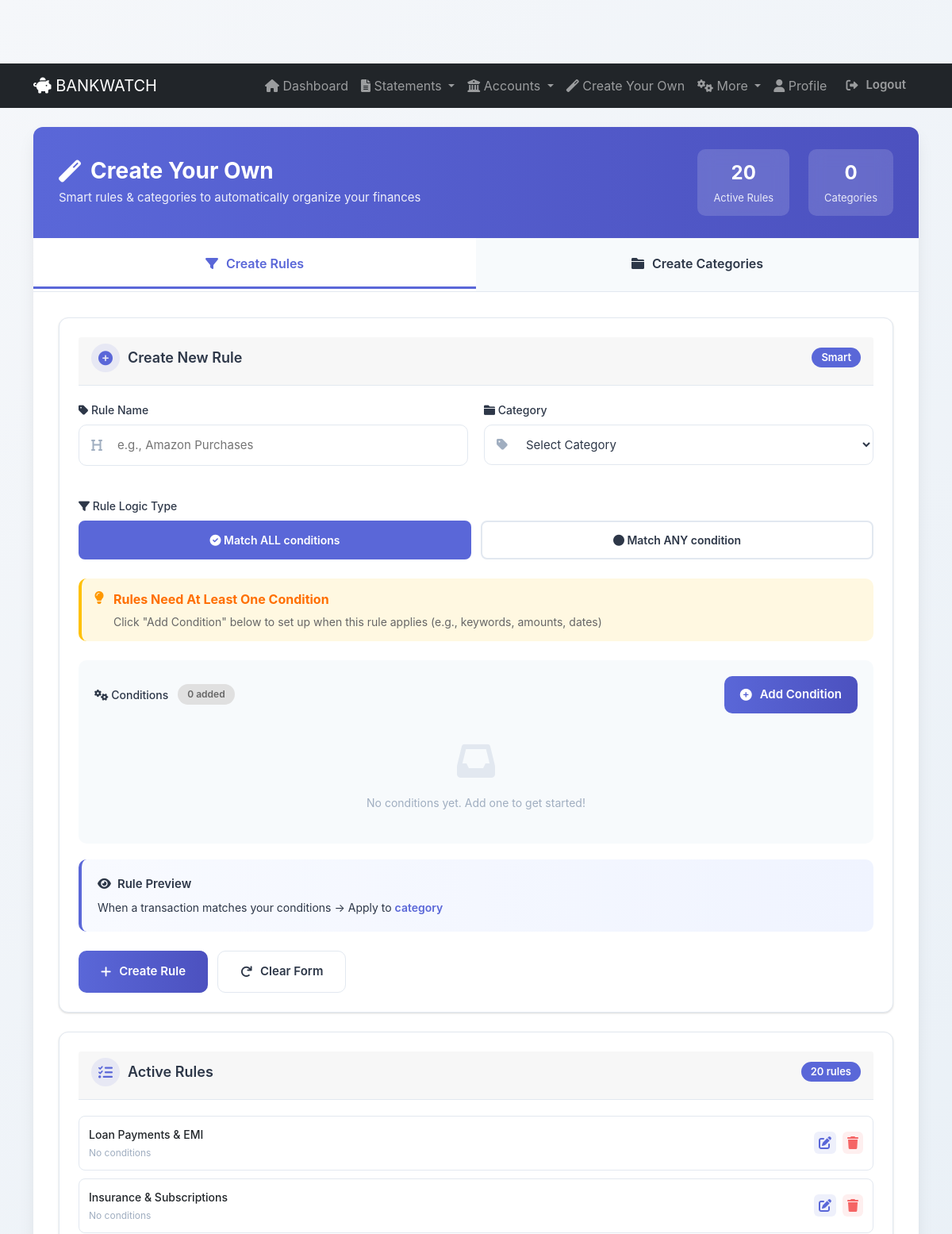
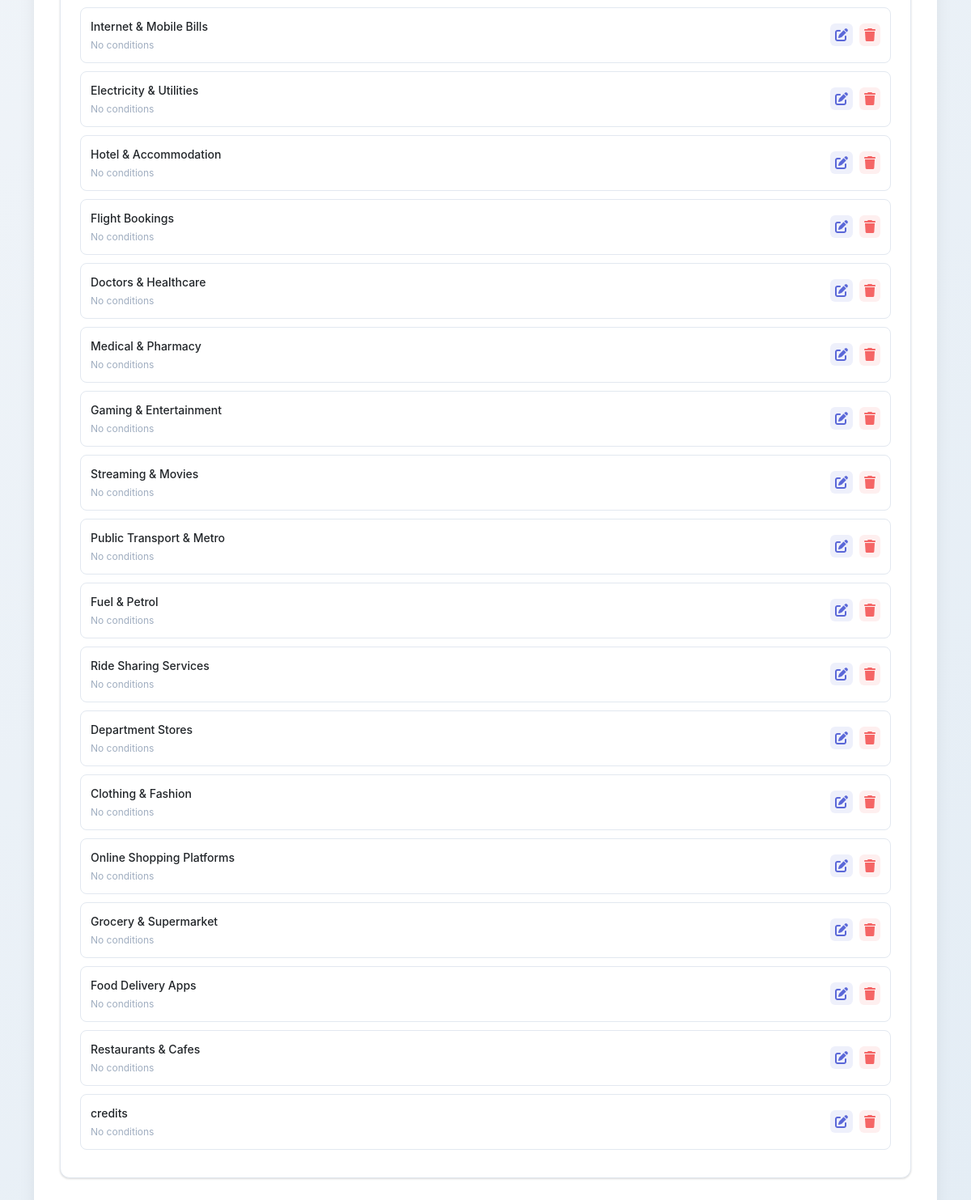
Page /analyzer/create-your-own/ (signed in) on the committed database (2 pictures, top to bottom).
### analyzer/models.py (models this page shows, shortened)
class Rule(models.Model):
    user = models.ForeignKey(User, on_delete=models.CASCADE, related_name='rules')
    name = models.CharField(max_length=100)
    category = models.CharField(max_length=20, choices=Transaction.CATEGORY_CHOICES, default='OTHER')
    is_active = models.BooleanField(default=True)
    created_at = models.DateTimeField(auto_now_add=True)
    updated_at = models.DateTimeField(auto_now=True)
    RULE_TYPE_CHOICES = [
        ('AND', 'All conditions must match (AND)'),
        ('OR', 'Any condition matches (OR)'),
    ]
    rule_type = models.CharField(max_length=3, choices=RULE_TYPE_CHOICES, default='AND')

### analyzer/views.py (the view)
# urls.py: path('create-your-own/', views.create_your_own, name='create_your_own'),
@login_required
def create_your_own(request):
    rules = Rule.objects.filter(user=request.user).order_by('-created_at')
    custom_categories = CustomCategory.objects.filter(user=request.user).order_by('-created_at')
    context = {
        'total_rules': rules.count(),
        'total_categories': custom_categories.count(),
        'rules': rules,
        'custom_categories': custom_categories,
        'categories': Transaction.CATEGORY_CHOICES,
    }
    return render(request, 'analyzer/create_your_own.html', context)

### templates/analyzer/create_your_own.html (shortened to what this page needs)
{% extends "base.html" %}
{% load static %}
{% block content %}
<div class="container-main">
    <div class="header">
        <div class="header-content">
            <h2><i class="fas fa-magic"></i> Create Your Own</h2>
            <p>Smart rules & categories to automatically organize your finances</p>
        </div>
        <div class="stats">
            <div class="stat-item">
                <div class="stat-number" id="rulesCount">{{ total_rules }}</div>
                <div class="stat-label">Active Rules</div>
            </div>
            <div class="stat-item">
                <div class="stat-number" id="categoriesCount">{{ total_categories }}</div>
                <div class="stat-label">Categories</div>
            </div>
        </div>
    </div>
    <div class="tabs">
        <div class="tab active" onclick="switchTab('rules')">
            <i class="fas fa-filter"></i> Create Rules
        </div>
        <div class="tab" onclick="switchTab('categories')">
            <i class="fas fa-folder"></i> Create Categories
        </div>
    </div>
    <div id="rules" class="section active">
        <div class="card">
            <div class="card-header">
                <h4><i class="fas fa-plus-circle"></i> Create New Rule</h4>
                <span class="badge">Smart</span>
            </div>
            <form id="ruleForm" method="POST" action="{% url 'create_rule_ajax' %}">
                <div class="form-row">
                    <div class="form-group">
                        <label for="ruleName"><i class="fas fa-tag"></i> Rule Name</label>
                        <div class="input-with-icon">
                            <input type="text" id="ruleName" name="name" placeholder="e.g., Amazon Purchases" required>
                        </div>
                    </div>
                    <div class="form-group">
                        <label for="ruleCategory"><i class="fas fa-folder"></i> Category</label>
                        <div class="input-with-icon">
                            <select id="ruleCategory" name="category" required>
                                <option value="">Select Category</option>
                            </select>
                        </div>
                    </div>
                </div>
                <div class="form-group">
                    <label><i class="fas fa-filter"></i> Rule Logic Type</label>
                    <div class="logic-type-toggle">
                        <button type="button" class="logic-btn active" data-logic="AND" onclick="setLogicType('AND', this)">
                            <i class="fas fa-check-circle"></i> Match ALL conditions
                        </button>
                        <button type="button" class="logic-btn" data-logic="OR" onclick="setLogicType('OR', this)">
                            <i class="fas fa-circle"></i> Match ANY condition
                        </button>
                    </div>
                </div>
                <div style="padding: 14px 16px; background: #fff8e1; border-radius: 10px; margin-bottom: 20px; border-left: 4px solid #ffc107; display: flex; align-items: flex-start; gap: 12px;">
                    <i class="fas fa-lightbulb" style="color: #ff9800; font-size: 16px; margin-top: 2px; flex-shrink: 0;"></i>
                    <div style="flex: 1;">
                        <strong style="color: #ff6f00; display: block; margin-bottom: 6px;">Rules Need At Least One Condition</strong>
                        <small style="color: #666; display: block;">Click "Add Condition" below to set up when this rule applies (e.g., keywords, amounts, dates)</small>
                    </div>
                </div>
                <div class="conditions-container">
                    <div style="display: flex; justify-content: space-between; align-items: center; margin-bottom: 16px;">
                        <div style="display: flex; align-items: center; gap: 12px;">
                            <label style="margin: 0;"><i class="fas fa-cogs"></i> Conditions</label>
                            <span id="conditionCount" style="display: inline-block; background: #e0e0e0; color: #666; padding: 4px 12px; border-radius: 20px; font-size: 12px; font-weight: 600;">0 added</span>
                        </div>
                        <button type="button" class="btn btn-primary" style="min-width: 160px; padding: 12px 20px;" onclick="openConditionBuilder()">
                            <i class="fas fa-plus-circle"></i> Add Condition
                        </button>
                    </div>
                    <div id="conditionsDisplay" style="min-height: 80px;">
                        <div class="empty-state" style="padding: 20px 0;">
                            <i class="fas fa-inbox"></i><br>
                            <small>No conditions yet. Add one to get started!</small>
                        </div>
                    </div>
                </div>
                <div class="preview">
                    <div class="preview-title">
                        <i class="fas fa-eye"></i> Rule Preview
                    </div>
                    <div class="preview-content" id="rulePreview">
                        When a transaction matches your conditions → Apply to <span class="highlight">category</span>
                    </div>
                </div>
                <div class="button-group">
                    <button type="submit" class="btn btn-primary" id="submitRuleBtn" style="min-width: 140px;">
                        <i class="fas fa-plus"></i> Create Rule
                    </button>
                    <button type="button" class="btn btn-secondary" onclick="resetRuleForm()">
                        <i class="fas fa-redo"></i> Clear Form
                    </button>
                </div>
            </form>
        </div>
        <div class="card">
            <div class="card-header">
                <h4><i class="fas fa-list-check"></i> Active Rules</h4>
                <span class="badge" id="activeRulesCount">{{ total_rules }} rules</span>
            </div>
            <div id="rulesContainer">
                {% if rules %}
                    {% for rule in rules %}
                        <div class="rule-item" data-rule-id="{{ rule.id }}">
                            <div class="rule-details">
                                <div class="rule-name">{{ rule.name }}</div>
                                <div class="rule-condition">
                                    {% if rule.rulecondition_set.all %}
                                        {% for condition in rule.rulecondition_set.all %}
                                            <span>{{ condition.get_condition_display }}</span>
                                            {% if not forloop.last %}<span> {{ rule.get_rule_type_display }} </span>{% endif %}
                                        {% endfor %}
                                        → {{ rule.get_category_display }}
                                    {% else %}
                                        No conditions
                                    {% endif %}
                                </div>
                            </div>
                            <div class="rule-actions">
                                <i class="fas fa-edit" onclick="editRule({{ rule.id }})"></i>
                                <i class="fas fa-trash" onclick="deleteRule({{ rule.id }})"></i>
                            </div>
                        </div>
                    {% endfor %}
                {% else %}
                    <div class="empty-state">
                        <i class="fas fa-inbox"></i><br>
                        <small>No rules yet. Create your first rule above!</small>
                    </div>
                {% endif %}
            </div>
        </div>
    </div>
</div>
{% endblock %}

### rows in the picture
Rule: name "Loan Payments & EMI"
Rule: name "Insurance & Subscriptions"
Rule: name "Internet & Mobile Bills"
Rule: name "Electricity & Utilities"
Rule: name "Hotel & Accommodation"
Rule: name "Flight Bookings"
Rule: name "Doctors & Healthcare"
Rule: name "Medical & Pharmacy"
Rule: name "Gaming & Entertainment"
Rule: name "Streaming & Movies"
Rule: name "Public Transport & Metro"
Rule: name "Fuel & Petrol"
Rule: name "Ride Sharing Services"
Rule: name "Department Stores"
Rule: name "Clothing & Fashion"
Rule: name "Online Shopping Platforms"
Rule: name "Grocery & Supermarket"
Rule: name "Food Delivery Apps"
Rule: name "Restaurants & Cafes"
Rule: name "credits"

### other values in the picture
{{ total_rules }} "20"
{{ total_categories }} "0"
